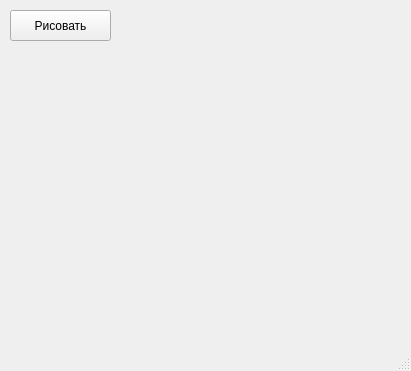
<?xml version="1.0" encoding="UTF-8"?>
<ui version="4.0">
 <class>MainWindow</class>
 <widget class="QMainWindow" name="MainWindow">
  <property name="geometry">
   <rect>
    <x>0</x>
    <y>0</y>
    <width>411</width>
    <height>371</height>
   </rect>
  </property>
  <property name="windowTitle">
   <string>MainWindow</string>
  </property>
  <widget class="QWidget" name="centralwidget">
   <widget class="QPushButton" name="pushButton">
    <property name="geometry">
     <rect>
      <x>10</x>
      <y>10</y>
      <width>101</width>
      <height>31</height>
     </rect>
    </property>
    <property name="text">
     <string>Рисовать</string>
    </property>
   </widget>
   <widget class="QLabel" name="label">
    <property name="geometry">
     <rect>
      <x>20</x>
      <y>50</y>
      <width>371</width>
      <height>291</height>
     </rect>
    </property>
    <property name="text">
     <string/>
    </property>
   </widget>
  </widget>
  <widget class="QMenuBar" name="menubar">
   <property name="geometry">
    <rect>
     <x>0</x>
     <y>0</y>
     <width>411</width>
     <height>21</height>
    </rect>
   </property>
  </widget>
  <widget class="QStatusBar" name="statusbar"/>
 </widget>
 <resources/>
 <connections/>
</ui>
